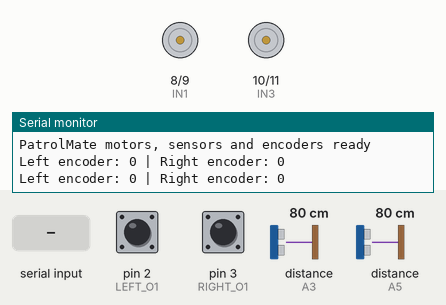
This sketch was run on a simulated Arduino Uno, built with avr-gcc and run on an emulated ATmega328P. Shown: motor-driver pin pairs drawn as motors (green arrow = first pin HIGH = forward, orange = second pin HIGH = backward, longer = more drive, scaled by the enable pin), the last lines printed to the serial monitor. Inputs (shaded band) come from the test bench; at power-on: pin 2 (LEFT_O1) HIGH, pin 3 (RIGHT_O1) HIGH, distance to the obstacle (sensors on A3, A5) 80 cm. The echo pulse lasts 58.3 µs per cm.

Above: at 1.2 s.
1.3 s: "F" received over the second serial link
At 2.1 s:
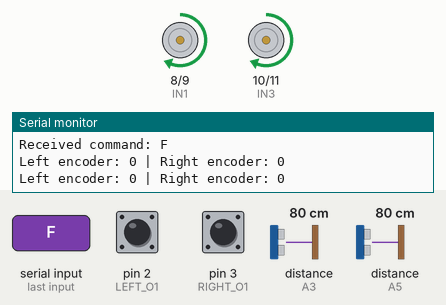
2.8 s: "B" received over the second serial link
At 3.1 s:
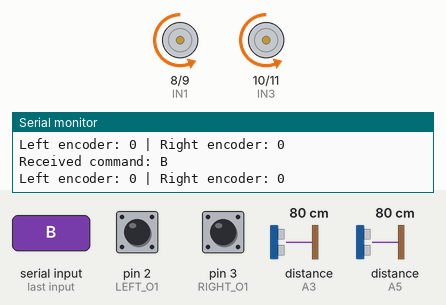
4.3 s: "L" received over the second serial link
At 5.5 s:
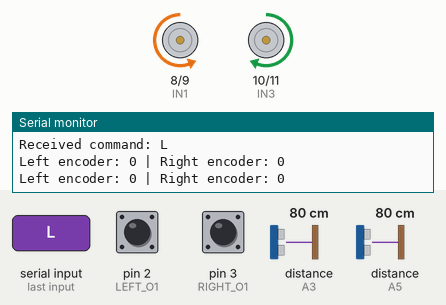
5.8 s: "R" received over the second serial link
At 6.4 s:
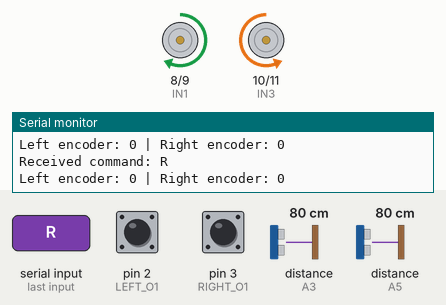
Timing chart, 0 to 8.3 s (numbered marks = the images above; inputs shaded):
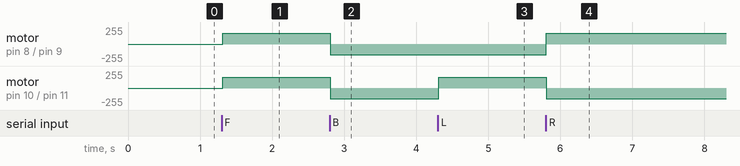

Measured:
- after the input at 1.3 s, motor on pin 8 (IN1) / pin 9 (IN2), motor on pin 10 (IN3) / pin 11 (IN4): stopped → forward 160/255 at once
- after the input at 2.8 s, motor on pin 8 (IN1) / pin 9 (IN2), motor on pin 10 (IN3) / pin 11 (IN4): forward 160/255 → backward 160/255 at once
- after the input at 4.3 s, motor on pin 10 (IN3) / pin 11 (IN4): backward 160/255 → forward 160/255 at once
- after the input at 5.8 s, motor on pin 8 (IN1) / pin 9 (IN2): backward 160/255 → forward 160/255 at once; motor on pin 10 (IN3) / pin 11 (IN4): forward 160/255 → backward 160/255 at once

The sketch:

ultrasoniccode_saved.ino
```cpp
#include <SoftwareSerial.h>

// ESP32-S3 TX (GPIO43) -> Arduino D12
SoftwareSerial RobotSerial(12, 13);  // RX, TX

// L298N motor pins
const int ENA = 5;
const int IN1 = 8;
const int IN2 = 9;
const int IN3 = 10;
const int IN4 = 11;
const int ENB = 6;

// Ultrasonic sensors
const int FRONT_TRIG = A2;
const int FRONT_ECHO = A3;
const int REAR_TRIG  = A4;
const int REAR_ECHO  = A5;

// Encoders
const int LEFT_O1  = 2;
const int LEFT_O2  = 4;
const int RIGHT_O1 = 3;
const int RIGHT_O2 = A0;

const int SPEED = 160;
const int SAFE_DISTANCE = 25;

volatile long leftCount = 0;
volatile long rightCount = 0;

char command = 'S';

long readDistance(int trigPin, int echoPin) {
  digitalWrite(trigPin, LOW);
  delayMicroseconds(3);
  digitalWrite(trigPin, HIGH);
  delayMicroseconds(10);
  digitalWrite(trigPin, LOW);

  unsigned long duration = pulseIn(echoPin, HIGH, 25000UL);
  if (duration == 0) return -1;
  return duration / 58;
}

bool obstacleDetected(int trigPin, int echoPin) {
  long d = readDistance(trigPin, echoPin);
  return d > 0 && d <= SAFE_DISTANCE;
}

void leftEncoderISR() {
  if (digitalRead(LEFT_O2)) leftCount++;
  else leftCount--;
}

void rightEncoderISR() {
  if (digitalRead(RIGHT_O2)) rightCount++;
  else rightCount--;
}

void stopMotors() {
  analogWrite(ENA, 0);
  analogWrite(ENB, 0);
  digitalWrite(IN1, LOW);
  digitalWrite(IN2, LOW);
  digitalWrite(IN3, LOW);
  digitalWrite(IN4, LOW);
}

void forward() {
  if (obstacleDetected(FRONT_TRIG, FRONT_ECHO)) {
    stopMotors();
    return;
  }

  digitalWrite(IN1, HIGH);
  digitalWrite(IN2, LOW);
  digitalWrite(IN3, HIGH);
  digitalWrite(IN4, LOW);
  analogWrite(ENA, SPEED);
  analogWrite(ENB, SPEED);
}

void backward() {
  if (obstacleDetected(REAR_TRIG, REAR_ECHO)) {
    stopMotors();
    return;
  }

  digitalWrite(IN1, LOW);
  digitalWrite(IN2, HIGH);
  digitalWrite(IN3, LOW);
  digitalWrite(IN4, HIGH);
  analogWrite(ENA, SPEED);
  analogWrite(ENB, SPEED);
}

void left() {
  digitalWrite(IN1, LOW);
  digitalWrite(IN2, HIGH);
  digitalWrite(IN3, HIGH);
  digitalWrite(IN4, LOW);
  analogWrite(ENA, SPEED);
  analogWrite(ENB, SPEED);
}

void right() {
  digitalWrite(IN1, HIGH);
  digitalWrite(IN2, LOW);
  digitalWrite(IN3, LOW);
  digitalWrite(IN4, HIGH);
  analogWrite(ENA, SPEED);
  analogWrite(ENB, SPEED);
}

void setup() {
  pinMode(ENA, OUTPUT);
  pinMode(IN1, OUTPUT);
  pinMode(IN2, OUTPUT);
  pinMode(IN3, OUTPUT);
  pinMode(IN4, OUTPUT);
  pinMode(ENB, OUTPUT);

  pinMode(FRONT_TRIG, OUTPUT);
  pinMode(FRONT_ECHO, INPUT);
  pinMode(REAR_TRIG, OUTPUT);
  pinMode(REAR_ECHO, INPUT);

  pinMode(LEFT_O1, INPUT_PULLUP);
  pinMode(LEFT_O2, INPUT_PULLUP);
  pinMode(RIGHT_O1, INPUT_PULLUP);
  pinMode(RIGHT_O2, INPUT_PULLUP);

  attachInterrupt(digitalPinToInterrupt(LEFT_O1), leftEncoderISR, RISING);
  attachInterrupt(digitalPinToInterrupt(RIGHT_O1), rightEncoderISR, RISING);

  stopMotors();

  Serial.begin(115200);
  RobotSerial.begin(9600);

  Serial.println("PatrolMate motors, sensors and encoders ready");
}

void loop() {
  while (RobotSerial.available() > 0) {
  char c = RobotSerial.read();

  if (c == 'F' || c == 'B' || c == 'L' ||
      c == 'R' || c == 'S') {
    command = c;

    Serial.print("Received command: ");
    Serial.println(c);
  }
}

  switch (command) {
    case 'F': forward();  break;
    case 'B': backward(); break;
    case 'L': left();     break;
    case 'R': right();    break;
    default:  stopMotors(); break;
  }

  static unsigned long lastReport = 0;
  if (millis() - lastReport >= 500) {
    lastReport = millis();

    long l, r;
    noInterrupts();
    l = leftCount;
    r = rightCount;
    interrupts();

    Serial.print("Left encoder: ");
    Serial.print(l);
    Serial.print(" | Right encoder: ");
    Serial.println(r);
  }

  delay(10);
}
```
